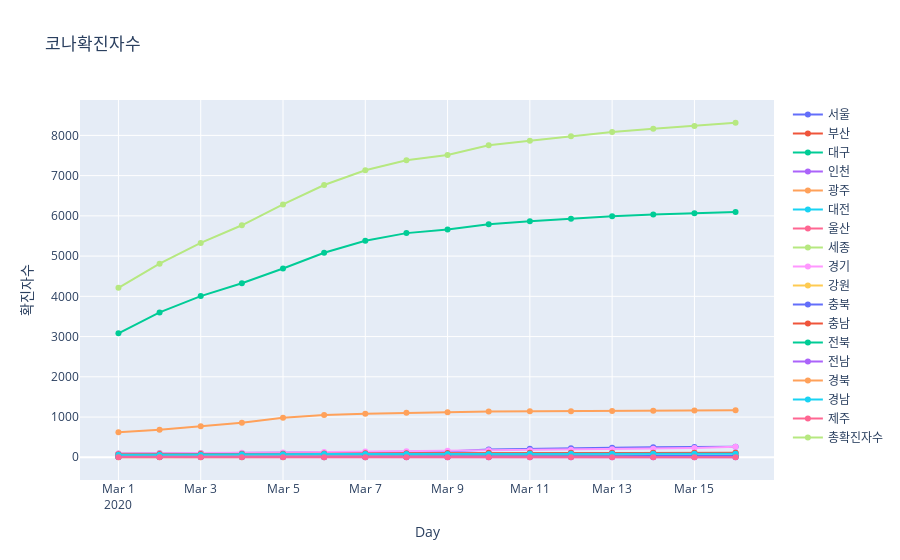

Notebook code for this chart:
### Code cell
# 전체 지역 그래프 그리기
import plotly.graph_objects as go
fig = go.Figure()
for i in list(range(18)) :
    fig.add_trace(go.Scatter(x=data.index, y=data.iloc[:,i], mode='lines+markers', name = data.columns[i]))
fig.update_layout(title='코나확진자수', xaxis_title='Day', yaxis_title='확진자수')
fig.show()
